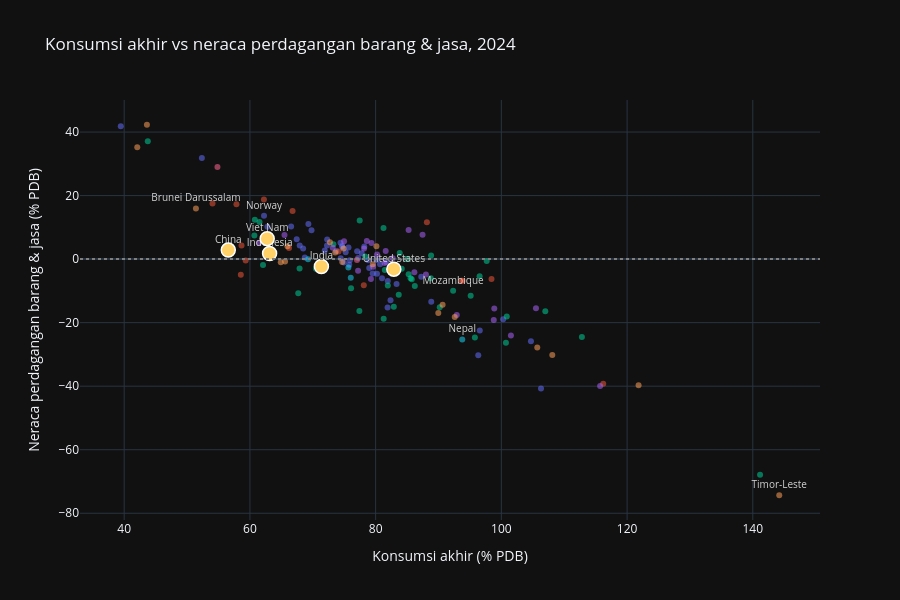

Notebook cell for this chart:
### Markdown cell above
Indonesia (dan beberapa negara lain) tengah [diinvestigasi AS](../excap/) untuk kemudian dikenai tarif. Alasan pengenaan tarif ini adalah alasan ekonomi, yaitu terkait keseimbangan perdagangan barang AS terhadap Indonesia. Meski demikian, perjanjian ART berpotensi [mengalienasi China](https://www.hinrichfoundation.com/research/wp/trade-geopolitics/indonesia-trade-policy-amid-us-china-rivalry) dan membatasi kedaulatan suatu negara dalam menentukan hubungan dagangnya dengan negara lain. Dengan kata lain, beberapa provisi dalam ART sangat erat kaitannya dengan pertahanan / _security_.

Penggunaan instrumen ekonomi (dalam hal ini permintaan domestik AS yang besar) untuk mencapai tujuan politik (dalam hal ini rivalitas AS-China), yang disebut juga dengan geoekonomi, merupakan sebuah cabang baru dari disiplin ilmu ekonomi politik. [Artikel survei](https://www.econstor.eu/bitstream/10419/310330/1/1916697089.pdf) dari Kiel Institute[^1] mendefinisikan geoekonomi dengan

> the field of study that examines the links between geopolitics and economics

ga menolong ya definisinya ha ha ha ha. Geopolitics sendiri adalah sebuah studi tentang persaingan antar negara untuk memengaruhi sebuah wilayah/negara dan penduduk di negara ke-3. Jesús Fernández-Villaverde mencontohkan [situasi pada 1915](https://www.youtube.com/watch?v=ezzVhAA-ABc) ketika Inggris menggunakan kekuatannya sebagai pemasok batubara dan hulu tekstil untuk memaksa Italia bergabung dengan Inggris dalam perang dunia pertama.

[^1]: Mohr, Cathrin; Trebesch, Christoph (2025) : Geoeconomics, Kiel Working Paper,
No. 2279, Kiel Institute for the World Economy (IfW Kiel), Kiel

### Code cell
import pandas as pd
import wbdata
import plotly.express as px
import plotly.graph_objects as go

# Indikator WDI
indicators = {
    "NE.CON.TOTL.ZS": "consumption",    # Konsumsi akhir (% PDB), termasuk pemerintah
    "NE.RSB.GNFS.ZS": "trade_balance",  # Neraca perdagangan barang & jasa (% PDB)
}

year = 2024
df = wbdata.get_dataframe(indicators, date=str(year))

# Metadata negara untuk membuang agregat kawasan/pendapatan
countries = pd.DataFrame(
    [(c["name"], c["region"]["value"]) for c in wbdata.get_countries()],
    columns=["country", "region"],
).set_index("country")

df = (
    df.join(countries)
    .reset_index(names="country")
    .query("region != 'Aggregates'")
    .dropna(subset=["consumption", "trade_balance"])
)

# Negara yang diberi label:
#  - fokus utama: Indonesia, AS, dan ekonomi besar Asia (Tiongkok, Viet Nam, India)
#  - kiri-atas (konsumsi rendah, surplus dagang): pengekspor energi/komoditas
#  - kanan-bawah (konsumsi tinggi, defisit dagang): penerima bantuan/remitansi
highlight = [
    "Indonesia", "United States", "China", "Viet Nam", "India",
    "Qatar", "Brunei Darussalam", "Norway",
    "Lesotho", "Kiribati", "Tuvalu", "Nepal", "Tajikistan",
    "Liberia", "Timor-Leste", "Mozambique",
]
df["label"] = df["country"].where(df["country"].isin(highlight), "")

fig = px.scatter(
    df,
    x="consumption",
    y="trade_balance",
    color="region",
    hover_name="country",
    text="label",
    opacity=0.55,
    template="plotly_dark",
    labels={
        "consumption": "Konsumsi akhir (% PDB)",
        "trade_balance": "Neraca perdagangan barang & jasa (% PDB)",
    },
    title=f"Konsumsi akhir vs neraca perdagangan barang & jasa, {year}",
)
fig.update_traces(textposition="top center", textfont=dict(size=10, color="lightgrey"))

# Tonjolkan negara fokus dengan penanda besar
focus = df[df["country"].isin(
    ["Indonesia", "United States", "China", "Viet Nam", "India"]
)]
fig.add_trace(
    go.Scatter(
        x=focus["consumption"],
        y=focus["trade_balance"],
        mode="markers",
        marker=dict(size=14, color="#ffd166", line=dict(width=1.5, color="white")),
        text=focus["country"],
        hoverinfo="text",
        showlegend=False,
    )
)

fig.add_hline(y=0, line_dash="dot", line_color="grey")
fig.update_layout(width=900, height=600, showlegend=False)
fig.show()

### Figure 1 — Plotly figure (JSON) as saved in the notebook; plotly's stock layout.template omitted (floating-point values rounded to 4 significant figures)
{"data": [{"hovertemplate": "<b>%{hovertext}</b><br><br>region=Europe & Central Asia<br>Konsumsi akhir (% PDB)=%{x}<br>Neraca perdagangan barang & jasa (% PDB)=%{y}<br>label=%{text}<extra></extra>", "hovertext": ["Albania", "Armenia", "Austria", "Azerbaijan", "Belarus", "Belgium", "Bosnia and Herzegovina", "Bulgaria", "Croatia", "Cyprus", "Czechia", "Denmark", "Estonia", "Faroe Islands", "Finland", "France", "Georgia", "Germany", "Greece", "Hungary", "Iceland", "Ireland", "Italy", "Kazakhstan", "Kosovo", "Kyrgyz Republic", "Latvia", "Lithuania", "Luxembourg", "Moldova", "Montenegro", "Netherlands", "North Macedonia", "Norway", "Poland", "Portugal", "Romania", "Russian Federation", "Serbia", "Slovak Republic", "Slovenia", "Spain", "Sweden", "Switzerland", "Turkiye", "Ukraine", "United Kingdom", "Uzbekistan"], "legendgroup": "Europe & Central Asia", "marker": {"color": "#636efa", "opacity": 0.55, "symbol": "circle"}, "mode": "markers+text", "name": "Europe & Central Asia", "orientation": "v", "showlegend": true, "text": ["", "", "", "", "", "", "", "", "", "", "", "", "", "", "", "", "", "", "", "", "", "", "", "", "", "", "", "", "", "", "", "", "", "Norway", "", "", "", "", "", "", "", "", "", "", "", "", "", ""], "textfont": {"color": "lightgrey", "size": 10}, "textposition": "top center", "type": "scatter", "x": [81.93, 78.98, 73.73, 69.8, 75.8, 75.89, 88.85, 77.06, 80.22, 75.68, 67.44, 66.55, 74.45, 68.47, 77.22, 78.81, 83.33, 74.72, 87.26, 72.26, 74.95, 39.45, 75.24, 63.07, 96.33, 106.3, 80.7, 74.41, 52.36, 104.7, 96.57, 69.3, 82.37, 62.24, 78.2, 77.79, 81.01, 67.92, 79.53, 80.12, 72.29, 74.67, 71.91, 62.79, 68.73, 100.3, 81.68, 81.9], "xaxis": "x", "y": [-6.885, -2.814, 2.531, 9.115, -1.79, -0.3857, -13.41, 2.514, -4.63, 3.638, 6.251, 10.24, 0.3013, 3.36, 0.3555, -0.3287, -7.826, 3.777, -5.553, 4.277, -1.063, 41.8, 2.186, 6.013, -30.29, -40.76, -1.594, 5.18, 31.8, -25.84, -22.45, 11.03, -12.97, 13.62, 4.0, 1.847, -6.009, 4.325, -4.557, -0.2458, 6.177, 4.161, 2.736, 10.22, 0.5376, -18.93, -0.8718, -15.2], "yaxis": "y"}, {"hovertemplate": "<b>%{hovertext}</b><br><br>region=Middle East, North Africa, Afghanistan & Pakistan<br>Konsumsi akhir (% PDB)=%{x}<br>Neraca perdagangan barang & jasa (% PDB)=%{y}<br>label=%{text}<extra></extra>", "hovertext": ["Algeria", "Bahrain", "Djibouti", "Egypt, Arab Rep.", "Iran, Islamic Rep.", "Iraq", "Israel", "Libya", "Malta", "Morocco", "Oman", "Pakistan", "Saudi Arabia", "Tunisia", "West Bank and Gaza"], "legendgroup": "Middle East, North Africa, Afghanistan & Pakistan", "marker": {"color": "#EF553B", "opacity": 0.55, "symbol": "circle"}, "mode": "markers+text", "name": "Middle East, North Africa, Afghanistan & Pakistan", "orientation": "v", "showlegend": true, "text": ["", "", "", "", "", "", "", "", "", "", "", "", "", "", ""], "textfont": {"color": "lightgrey", "size": 10}, "textposition": "top center", "type": "scatter", "x": [59.33, 54.05, 88.15, 93.85, 58.55, 58.66, 74.1, 66.79, 62.23, 78.12, 57.86, 93.63, 66.22, 98.44, 116.2], "xaxis": "x", "y": [-0.4298, 17.53, 11.59, -6.848, -4.959, 4.306, 2.418, 15.13, 18.8, -8.19, 17.29, -6.798, 3.54, -6.295, -39.23], "yaxis": "y"}, {"hovertemplate": "<b>%{hovertext}</b><br><br>region=Sub-Saharan Africa <br>Konsumsi akhir (% PDB)=%{x}<br>Neraca perdagangan barang & jasa (% PDB)=%{y}<br>label=%{text}<extra></extra>", "hovertext": ["Angola", "Benin", "Botswana", "Burkina Faso", "Cabo Verde", "Cameroon", "Central African Republic", "Chad", "Comoros", "Congo, Dem. Rep.", "Congo, Rep.", "Cote d'Ivoire", "Equatorial Guinea", "Eswatini", "Ethiopia", "Gabon", "Gambia, The", "Ghana", "Guinea", "Guinea-Bissau", "Kenya", "Madagascar", "Mali", "Mauritania", "Mauritius", "Mozambique", "Namibia", "Niger", "Rwanda", "Senegal", "Seychelles", "Sierra Leone", "Somalia, Fed. Rep.", "South Africa", "Sudan", "Tanzania", "Uganda", "Zambia", "Zimbabwe"], "legendgroup": "Sub-Saharan Africa ", "marker": {"color": "#00cc96", "opacity": 0.55, "symbol": "circle"}, "mode": "markers+text", "name": "Sub-Saharan Africa ", "orientation": "v", "showlegend": true, "text": ["", "", "", "", "", "", "", "", "", "", "", "", "", "", "", "", "", "", "", "", "", "", "", "", "", "Mozambique", "", "", "", "", "", "", "", "", "", "", "", "", ""], "textfont": {"color": "lightgrey", "size": 10}, "textposition": "top center", "type": "scatter", "x": [77.46, 67.9, 77.41, 81.46, 95.12, 84.15, 107.0, 61.53, 112.8, 70.5, 60.78, 78.34, 81.26, 85.0, 85.75, 43.75, 95.79, 88.82, 82.89, 90.2, 88.78, 86.23, 85.25, 67.7, 83.68, 92.33, 100.7, 73.28, 81.94, 81.28, 100.9, 85.56, 141.2, 83.83, 97.67, 62.09, 76.09, 60.71, 96.54], "xaxis": "x", "y": [12.12, -2.959, -16.32, -3.387, -11.51, -3.057, -16.42, 11.68, -24.55, -3.046, 12.37, 0.7912, 9.787, 0.03116, -6.322, 37.11, -24.67, 1.158, -14.99, -15.11, -6.055, -8.455, -4.765, -10.78, -11.2, -9.989, -26.34, 4.672, -8.31, -18.76, -18.03, -6.014, -67.9, 1.937, -0.5536, -1.852, -9.138, 7.429, -5.389], "yaxis": "y"}, {"hovertemplate": "<b>%{hovertext}</b><br><br>region=Latin America & Caribbean <br>Konsumsi akhir (% PDB)=%{x}<br>Neraca perdagangan barang & jasa (% PDB)=%{y}<br>label=%{text}<extra></extra>", "hovertext": ["Argentina", "Aruba", "Bahamas, The", "Belize", "Bolivia", "Brazil", "Chile", "Colombia", "Costa Rica", "Cuba", "Dominican Republic", "Ecuador", "El Salvador", "Guatemala", "Haiti", "Honduras", "Mexico", "Nicaragua", "Panama", "Paraguay", "Peru", "Puerto Rico (US)", "Uruguay", "Venezuela, RB"], "legendgroup": "Latin America & Caribbean ", "marker": {"color": "#ab63fa", "opacity": 0.55, "symbol": "circle"}, "mode": "markers+text", "name": "Latin America & Caribbean ", "orientation": "v", "showlegend": true, "text": ["", "", "", "", "", "", "", "", "", "", "", "", "", "", "", "", "", "", "", "", "", "", "", ""], "textfont": {"color": "lightgrey", "size": 10}, "textposition": "top center", "type": "scatter", "x": [81.6, 65.5, 77.21, 80.23, 86.16, 82.73, 73.17, 88.0, 78.6, 115.7, 79.25, 78.16, 98.79, 98.87, 105.5, 101.5, 81.43, 92.91, 61.42, 79.59, 74.98, 85.25, 79.35, 87.46], "xaxis": "x", "y": [2.57, 7.62, -3.675, 1.474, -4.108, 0.2926, 3.587, -4.827, 5.733, -39.92, -6.248, 3.354, -19.14, -15.56, -15.45, -24.01, -1.182, -17.6, 5.042, -2.428, 5.599, 9.131, 5.057, 7.639], "yaxis": "y"}, {"hovertemplate": "<b>%{hovertext}</b><br><br>region=East Asia & Pacific<br>Konsumsi akhir (% PDB)=%{x}<br>Neraca perdagangan barang & jasa (% PDB)=%{y}<br>label=%{text}<extra></extra>", "hovertext": ["Australia", "Brunei Darussalam", "Cambodia", "China", "French Polynesia", "Hong Kong SAR, China", "Indonesia", "Japan", "Korea, Rep.", "Macao SAR, China", "Malaysia", "Marshall Islands", "Mongolia", "New Caledonia", "New Zealand", "Philippines", "Samoa", "Singapore", "Solomon Islands", "Thailand", "Timor-Leste", "Viet Nam"], "legendgroup": "East Asia & Pacific", "marker": {"color": "#FFA15A", "opacity": 0.55, "symbol": "circle"}, "mode": "markers+text", "name": "East Asia & Pacific", "orientation": "v", "showlegend": true, "text": ["", "Brunei Darussalam", "", "China", "", "", "Indonesia", "", "", "", "", "", "", "", "", "", "", "", "", "", "Timor-Leste", "Viet Nam"], "textfont": {"color": "lightgrey", "size": 10}, "textposition": "top center", "type": "scatter", "x": [73.58, 51.41, 65.6, 56.56, 105.7, 80.13, 63.13, 74.69, 65.97, 43.62, 72.73, 121.8, 64.91, 89.97, 79.55, 90.65, 92.59, 42.08, 108.1, 74.9, 144.2, 62.75], "xaxis": "x", "y": [2.098, 15.95, -0.7198, 2.847, -27.83, 4.076, 1.794, -0.869, 4.074, 42.3, 5.32, -39.68, -1.015, -16.98, -1.614, -14.34, -18.21, 35.18, -30.22, 3.352, -74.33, 6.446], "yaxis": "y"}, {"hovertemplate": "<b>%{hovertext}</b><br><br>region=South Asia<br>Konsumsi akhir (% PDB)=%{x}<br>Neraca perdagangan barang & jasa (% PDB)=%{y}<br>label=%{text}<extra></extra>", "hovertext": ["Bangladesh", "India", "Maldives", "Nepal", "Sri Lanka"], "legendgroup": "South Asia", "marker": {"color": "#19d3f3", "opacity": 0.55, "symbol": "circle"}, "mode": "markers+text", "name": "South Asia", "orientation": "v", "showlegend": true, "text": ["", "India", "", "Nepal", ""], "textfont": {"color": "lightgrey", "size": 10}, "textposition": "top center", "type": "scatter", "x": [76.04, 71.37, 69.25, 93.78, 75.67], "xaxis": "x", "y": [-5.856, -2.326, -0.04552, -25.29, -2.625], "yaxis": "y"}, {"hovertemplate": "<b>%{hovertext}</b><br><br>region=North America<br>Konsumsi akhir (% PDB)=%{x}<br>Neraca perdagangan barang & jasa (% PDB)=%{y}<br>label=%{text}<extra></extra>", "hovertext": ["Bermuda", "Canada", "United States"], "legendgroup": "North America", "marker": {"color": "#FF6692", "opacity": 0.55, "symbol": "circle"}, "mode": "markers+text", "name": "North America", "orientation": "v", "showlegend": true, "text": ["", "", "United States"], "textfont": {"color": "lightgrey", "size": 10}, "textposition": "top center", "type": "scatter", "x": [54.84, 77.03, 82.89], "xaxis": "x", "y": [29.0, -0.2624, -3.164], "yaxis": "y"}, {"hoverinfo": "text", "marker": {"color": "#ffd166", "line": {"color": "white", "width": 1.5}, "size": 14}, "mode": "markers", "showlegend": false, "text": ["China", "India", "Indonesia", "United States", "Viet Nam"], "type": "scatter", "x": [56.56, 71.37, 63.13, 82.89, 62.75], "y": [2.847, -2.326, 1.794, -3.164, 6.446]}], "layout": {"height": 600, "legend": {"title": {"text": "region"}, "tracegroupgap": 0}, "shapes": [{"line": {"color": "grey", "dash": "dot"}, "type": "line", "x0": 0, "x1": 1, "xref": "x domain", "y0": 0, "y1": 0, "yref": "y"}], "showlegend": false, "title": {"text": "Konsumsi akhir vs neraca perdagangan barang & jasa, 2024"}, "width": 900, "xaxis": {"anchor": "y", "domain": [0, 1], "title": {"text": "Konsumsi akhir (% PDB)"}}, "yaxis": {"anchor": "x", "domain": [0, 1], "title": {"text": "Neraca perdagangan barang & jasa (% PDB)"}}}}
